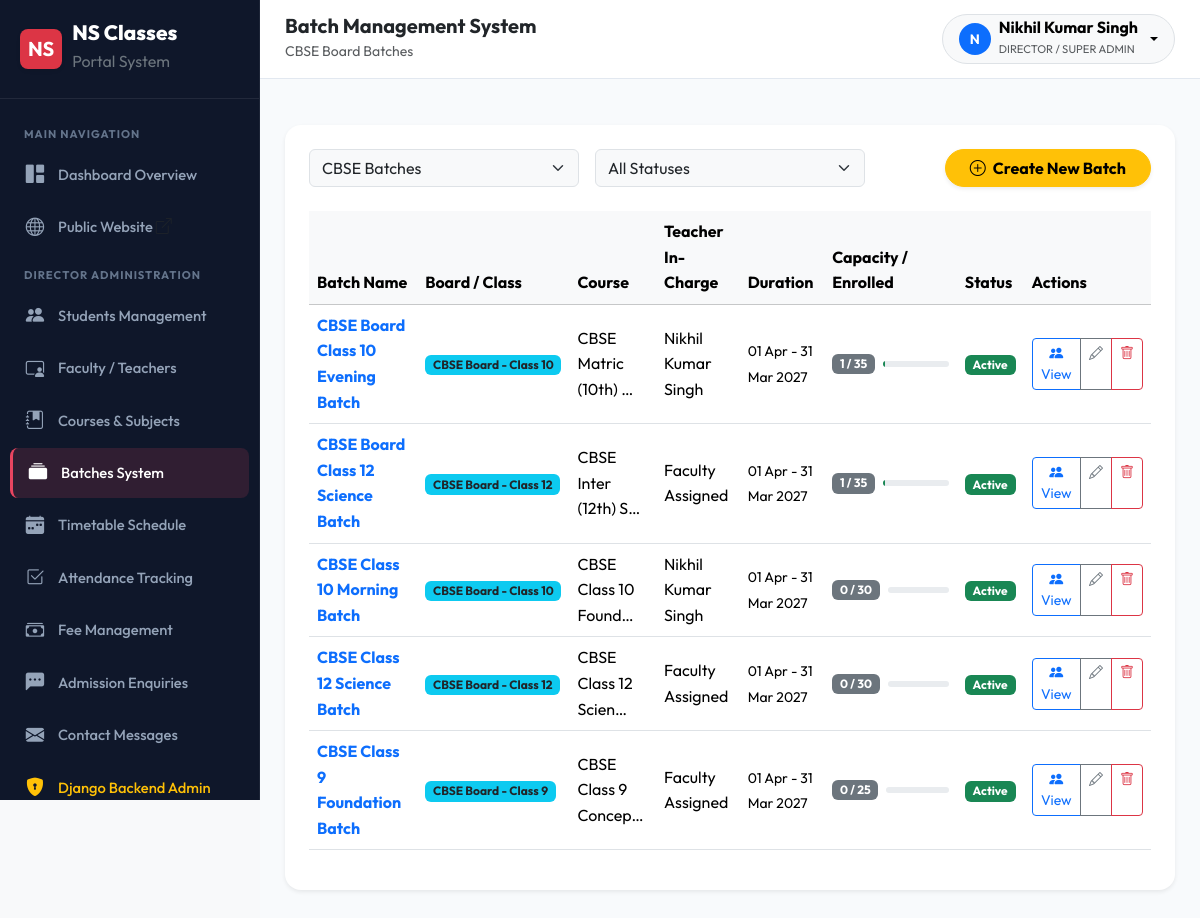
/batches/ (signed in), run on the app's committed database.
### batches/models.py (models this page shows, shortened)
class Batch(models.Model):
    STATUS_CHOICES = [
        ('active', 'Active'),
        ('upcoming', 'Upcoming'),
        ('completed', 'Completed'),
        ('cancelled', 'Cancelled'),
    ]
    BOARD_CHOICES = [
        ('CBSE', 'CBSE Board'),
    ]
    CLASS_CHOICES = [(str(i), f'Class {i}') for i in range(6, 13)]
    name = models.CharField(max_length=200)
    course = models.ForeignKey(Course, on_delete=models.CASCADE, related_name='batches')
    board = models.CharField(max_length=10, choices=BOARD_CHOICES)
    class_level = models.CharField(max_length=5, choices=CLASS_CHOICES, verbose_name='Class')
    subjects = models.ManyToManyField(Subject, related_name='batches', blank=True)
    teacher = models.ForeignKey(Teacher, on_delete=models.SET_NULL, null=True, blank=True, related_name='batches')
    start_date = models.DateField()
    end_date = models.DateField()
    max_students = models.PositiveIntegerField(default=30)
    status = models.CharField(max_length=15, choices=STATUS_CHOICES, default='active')
    created_at = models.DateTimeField(auto_now_add=True)
    @property
    def current_students(self):
        return self.students.count()
    @property
    def is_full(self):
        return self.current_students >= self.max_students
    class Meta:
        ordering = ['name']
        verbose_name = 'Batch'
        verbose_name_plural = 'Batches'

### courses/models.py (models this page shows, shortened)
class Course(models.Model):
    BOARD_CHOICES = [
        ('CBSE', 'CBSE Board'),
    ]
    CLASS_CHOICES = [(str(i), f'Class {i}') for i in range(6, 13)]
    name = models.CharField(max_length=200)
    description = models.TextField()
    board = models.CharField(max_length=10, choices=BOARD_CHOICES)
    class_level = models.CharField(max_length=5, choices=CLASS_CHOICES, verbose_name='Class')
    subjects = models.ManyToManyField(Subject, related_name='courses')
    duration = models.CharField(max_length=50, help_text='e.g. 1 Year, 6 Months')
    fees = models.DecimalField(max_digits=10, decimal_places=2, help_text='Course fee in INR')
    image = models.ImageField(upload_to='courses/', blank=True, null=True)
    is_active = models.BooleanField(default=True)
    created_at = models.DateTimeField(auto_now_add=True)
    updated_at = models.DateTimeField(auto_now=True)
    class Meta:
        ordering = ['board', 'class_level', 'name']
        verbose_name = 'Course'
        verbose_name_plural = 'Courses'

### teachers/models.py (models this page shows, shortened)
class Teacher(models.Model):
    user = models.OneToOneField(User, on_delete=models.CASCADE, related_name='teacher_profile')
    teacher_id = models.CharField(max_length=20, unique=True)
    photo = models.ImageField(upload_to='teachers/', blank=True, null=True)
    phone = models.CharField(max_length=15)
    qualification = models.CharField(max_length=200)
    specialization = models.ManyToManyField(Subject, related_name='specialist_teachers', blank=True)
    experience = models.PositiveIntegerField(help_text='Years of experience', default=0)
    bio = models.TextField(blank=True, help_text='Short biography')
    joining_date = models.DateField()
    is_active = models.BooleanField(default=True)
    created_at = models.DateTimeField(auto_now_add=True)
    @property
    def full_name(self):
        return self.user.get_full_name()
    class Meta:
        ordering = ['user__first_name']
        verbose_name = 'Teacher'
        verbose_name_plural = 'Teachers'

### batches/views.py (the view)
# urls.py: path('', views.batch_list, name='list'),
@login_required
def batch_list(request):
    if not is_teacher_or_admin(request.user):
        messages.error(request, "Permission denied.")
        return redirect('dashboard:home')
    batches = Batch.objects.select_related('course', 'teacher__user').prefetch_related('subjects', 'students').all()
    board = request.GET.get('board', '')
    status = request.GET.get('status', '')
    if board:
        batches = batches.filter(board=board)
    if status:
        batches = batches.filter(status=status)
    return render(request, 'batches/batch_list.html', {
        'batches': batches,
        'selected_board': board,
        'selected_status': status,
    })

### templates/batches/batch_list.html (shortened to what this page needs)
{% extends 'base_dashboard.html' %}
{% load static %}
{% block page_title %}Batch Management System{% endblock %}
{% block page_subtitle %}CBSE Board Batches{% endblock %}
{% block dashboard_body %}
<div class="card border-0 shadow-sm rounded-4 p-4 bg-white mb-4">
    <form method="GET" class="row g-3 align-items-center mb-4">
        <div class="col-md-4">
            <select name="board" class="form-select bg-light" onchange="this.form.submit()">
                <option value="CBSE" selected>CBSE Batches</option>
            </select>
        </div>
        <div class="col-md-4">
            <select name="status" class="form-select bg-light" onchange="this.form.submit()">
                <option value="">All Statuses</option>
            </select>
        </div>
        <div class="col-md-4 text-end">
            {% if user.is_superuser or user.profile.role == 'admin' %}
                <a href="{% url 'batches:create' %}" class="btn btn-warning fw-bold rounded-pill px-4 shadow-sm">
                    <i class="bi bi-plus-circle me-1"></i> Create New Batch
                </a>
            {% endif %}
        </div>
    </form>
    <div class="table-responsive">
        <table class="table table-hover align-middle">
            <thead class="table-light">
                <tr>
                    <th>Batch Name</th>
                    <th>Board / Class</th>
                    <th>Course</th>
                    <th>Teacher In-Charge</th>
                    <th>Duration</th>
                    <th>Capacity / Enrolled</th>
                    <th>Status</th>
                    <th>Actions</th>
                </tr>
            </thead>
            <tbody>
                {% for b in batches %}
                    <tr>
                        <td class="fw-bold text-primary">{{ b.name }}</td>
                        <td>
                            <span class="badge {% if b.board == 'CBSE' %}bg-info text-dark{% else %}bg-success{% endif %}">
                                {{ b.get_board_display }} - Class {{ b.class_level }}
                            </span>
                        </td>
                        <td>{{ b.course.name|truncatechars:20 }}</td>
                        <td>{{ b.teacher.full_name|default:"Faculty Assigned" }}</td>
                        <td><small>{{ b.start_date|date:"d M" }} - {{ b.end_date|date:"d M Y" }}</small></td>
                        <td>
                            <div class="d-flex align-items-center gap-2">
                                <span class="badge {% if b.is_full %}bg-danger{% else %}bg-secondary{% endif %}">
                                    {{ b.current_students }} / {{ b.max_students }}
                                </span>
                                <div class="progress flex-grow-1" style="height: 6px; width: 60px;">
                                </div>
                            </div>
                        </td>
                        <td>
                            <span class="badge {% if b.status == 'active' %}bg-success{% elif b.status == 'upcoming' %}bg-warning text-dark{% else %}bg-secondary{% endif %} text-capitalize">
                                {{ b.status }}
                            </span>
                        </td>
                        <td>
                            <div class="btn-group btn-group-sm">
                                <a href="{% url 'batches:detail' b.pk %}" class="btn btn-outline-primary" title="Manage Batch"><i class="bi bi-people-fill"></i> View</a>
                                {% if user.is_superuser or user.profile.role == 'admin' %}
                                    <a href="{% url 'batches:update' b.pk %}" class="btn btn-outline-secondary" title="Edit"><i class="bi bi-pencil"></i></a>
                                    <a href="{% url 'batches:delete' b.pk %}" class="btn btn-outline-danger" title="Delete"><i class="bi bi-trash"></i></a>
                                {% endif %}
                            </div>
                        </td>
                    </tr>
                {% empty %}
                    <tr><td colspan="8" class="text-center text-muted py-5">No batches created yet.</td></tr>
                {% endfor %}
            </tbody>
        </table>
    </div>
</div>
{% endblock %}

### templates/base_dashboard.html (shortened to what this page needs)
{% load static %}
<!DOCTYPE html>
<html lang="en">
<head>
    <link href="https://cdn.jsdelivr.net/npm/bootstrap@5.3.3/dist/css/bootstrap.min.css" rel="stylesheet">
    <link rel="stylesheet" href="https://cdn.jsdelivr.net/npm/bootstrap-icons@1.11.3/font/bootstrap-icons.min.css">
    <link rel="stylesheet" href="{% static 'css/style.css' %}">
</head>
<body class="bg-light">
    <div class="dashboard-wrapper">
        <aside class="dashboard-sidebar" id="dashboardSidebar">
            <div class="sidebar-brand">
                <span class="d-inline-flex align-items-center justify-content-center bg-danger text-white rounded-3 px-2 py-1 fs-5 fw-bold shadow-sm">NS</span>
                <div>
                    <div class="lh-1">{{ SITE_NAME }}</div>
                    <small class="text-secondary fs-6 fw-normal">Portal System</small>
                </div>
            </div>
            <ul class="sidebar-menu">
                <li class="sidebar-heading">Main Navigation</li>
                <li>
                    <a href="{% url 'dashboard:home' %}" class="sidebar-link {% if 'dashboard' in request.path and not 'direct' in request.path %}active{% endif %}">
                        <i class="bi bi-grid-1x2-fill"></i>
                        <span>Dashboard Overview</span>
                    </a>
                </li>
                <li>
                    <a href="{% url 'website:home' %}" class="sidebar-link" target="_blank">
                        <i class="bi bi-globe"></i>
                        <span>Public Website <i class="bi bi-box-arrow-up-right fs-6 text-muted"></i></span>
                    </a>
                </li>
                {% if user.is_superuser or user.profile.role == 'admin' %}
                    <li class="sidebar-heading">Director Administration</li>
                    <li>
                        <a href="{% url 'students:list' %}" class="sidebar-link {% if 'students' in request.path %}active{% endif %}">
                            <i class="bi bi-people-fill"></i>
                            <span>Students Management</span>
                        </a>
                    </li>
                    <li>
                        <a href="{% url 'teachers:list' %}" class="sidebar-link {% if 'manage-teachers' in request.path %}active{% endif %}">
                            <i class="bi bi-person-video3"></i>
                            <span>Faculty / Teachers</span>
                        </a>
                    </li>
                    <li>
                        <a href="{% url 'courses:manage_list' %}" class="sidebar-link {% if 'manage-courses' in request.path %}active{% endif %}">
                            <i class="bi bi-journal-bookmark-fill"></i>
                            <span>Courses & Subjects</span>
                        </a>
                    </li>
                    <li>
                        <a href="{% url 'batches:list' %}" class="sidebar-link {% if 'batches' in request.path %}active{% endif %}">
                            <i class="bi bi-collection-fill"></i>
                            <span>Batches System</span>
                        </a>
                    </li>
                    <li>
                        <a href="{% url 'timetable:index' %}" class="sidebar-link {% if 'timetable' in request.path %}active{% endif %}">
                            <i class="bi bi-calendar-week-fill"></i>
                            <span>Timetable Schedule</span>
                        </a>
                    </li>
                    <li>
                        <a href="{% url 'attendance:mark' %}" class="sidebar-link {% if 'attendance' in request.path %}active{% endif %}">
                            <i class="bi bi-check2-square"></i>
                            <span>Attendance Tracking</span>
                        </a>
                    </li>
                    <li>
                        <a href="{% url 'fees:list' %}" class="sidebar-link {% if 'fees' in request.path %}active{% endif %}">
                            <i class="bi bi-cash-stack"></i>
                            <span>Fee Management</span>
                        </a>
                    </li>
                    <li>
                        <a href="{% url 'enquiries:list' %}" class="sidebar-link {% if 'enquiries' in request.path and not 'messages' in request.path %}active{% endif %}">
                            <i class="bi bi-chat-left-dots-fill"></i>
                            <span>Admission Enquiries</span>
                        </a>
                    </li>
                    <li>
                        <a href="{% url 'enquiries:messages' %}" class="sidebar-link {% if 'messages' in request.path %}active{% endif %}">
                            <i class="bi bi-envelope-fill"></i>
                            <span>Contact Messages</span>
                        </a>
                    </li>
                    <li>
                        <a href="/django-admin/" target="_blank" class="sidebar-link text-warning">
                            <i class="bi bi-shield-lock-fill"></i>
                            <span>Django Backend Admin</span>
                        </a>
                    </li>
                {% endif %}
            </ul>
        </aside>
        <div class="dashboard-main">
            <header class="dashboard-topbar">
                <div class="d-flex align-items-center gap-3">
                    <div>
                        <h5 class="mb-0 fw-bold text-dark">{% block page_title %}Dashboard{% endblock %}</h5>
                        <small class="text-muted">{% block page_subtitle %}NS Classes Coaching Institute{% endblock %}</small>
                    </div>
                </div>
                <div class="d-flex align-items-center gap-3">
                    <div class="dropdown">
                        <button class="btn btn-light rounded-pill border d-flex align-items-center gap-2 px-3 py-1 dropdown-toggle" type="button" data-bs-toggle="dropdown">
                            <div class="bg-primary text-white rounded-circle d-flex align-items-center justify-content-center" style="width: 32px; height: 32px; font-weight: 700; font-size: 0.85rem;">
                                {{ user.first_name|default:user.username|make_list|first|upper }}
                            </div>
                            <div class="text-start d-none d-sm-block">
                                <div class="fw-bold fs-6 lh-1">{{ user.get_full_name|default:user.username }}</div>
                                <small class="text-muted text-uppercase" style="font-size: 0.7rem;">
                                    {% if user.is_superuser %}Director / Super Admin
                                    {% elif user.profile.role == 'teacher' %}Faculty Teacher
                                    {% else %}Student{% endif %}
                                </small>
                            </div>
                        </button>
                    </div>
                </div>
            </header>
            <div class="px-4 pt-3">
            </div>
            <div class="dashboard-content">
                {% block dashboard_body %}{% endblock %}
            </div>
        </div>
    </div>
</body>
</html>

### data on the page
Batch: name "CBSE Board Class 10 Evening Batch", board "CBSE Board", class_level "10", course.name "CBSE Matric (10th) …", teacher.full_name "Nikhil Kumar Singh", start_date "01 Apr", end_date "31 Mar 2027", current_students "1", max_students "35", status "Active"
Batch: name "CBSE Board Class 12 Science Batch", board "CBSE Board", class_level "12", course.name "CBSE Inter (12th) S…", teacher.full_name "Faculty Assigned", start_date "01 Apr", end_date "31 Mar 2027", current_students "1", max_students "35", status "Active"
Batch: name "CBSE Class 10 Morning Batch", board "CBSE Board", class_level "10", course.name "CBSE Class 10 Found…", teacher.full_name "Nikhil Kumar Singh", start_date "01 Apr", end_date "31 Mar 2027", current_students "0", max_students "30", status "Active"
Batch: name "CBSE Class 12 Science Batch", board "CBSE Board", class_level "12", course.name "CBSE Class 12 Scien…", teacher.full_name "Faculty Assigned", start_date "01 Apr", end_date "31 Mar 2027", current_students "0", max_students "30", status "Active"
Batch: name "CBSE Class 9 Foundation Batch", board "CBSE Board", class_level "9", course.name "CBSE Class 9 Concep…", teacher.full_name "Faculty Assigned", start_date "01 Apr", end_date "31 Mar 2027", current_students "0", max_students "25", status "Active"

### other printed values
{{ SITE_NAME }} "NS Classes"
{{ user.first_name|default:user.username|make_list|first|upper }} "N"
{{ user.get_full_name|default:user.username }} "Nikhil Kumar Singh"
